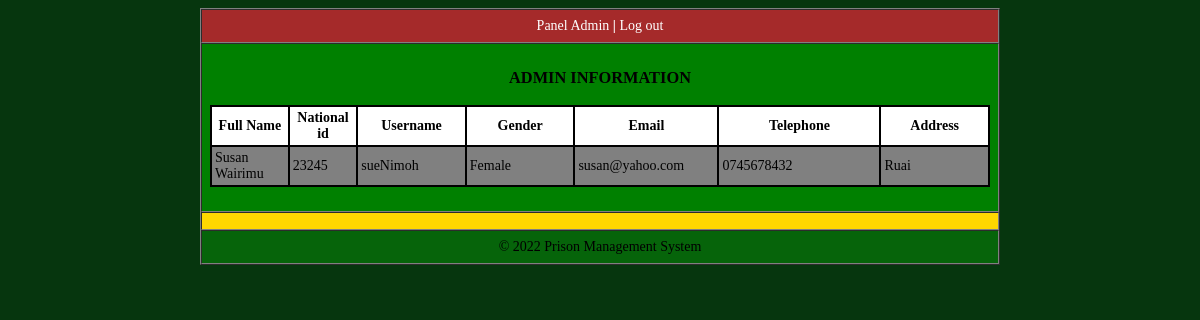
Page /admin/viewadmin.php on the committed database.
### tables this page shows
CREATE TABLE admin_tbl
(
  Admin_Id varchar(12) NOT NULL ,
  Admin_Name varchar(50) NOT NULL,
  Usename varchar(30) NOT NULL,
  Gender varchar(20),
  Email varchar(100),
  Telephone varchar(15),
  Address varchar(50),
  Admin_Password varchar(30) NOT NULL,
  PRIMARY KEY (Admin_Id)
);

### admin/viewadmin.php (the view, shortened to what this page needs)
<!DOCTYPE html>
<html>
<head>
    <link rel="stylesheet" media="screen" href="login.css">
</head>
<body>
    <table align='center' border='1' bgcolor='green' width='800' cellpadding='8' cellspacing='0' height='200'>
        <tr>
            <td align="center" border='1' bgcolor='brown'>
                <a href="adminpanel.php" target="_parent">Panel Admin <b>|</b></a>
                <a href="../index.php" target="_parent">Log out</a>
            </td>
        </tr>
        <tr>
            <td bgcolor='green' align='center'>
                <?php
                $host = "localhost";
                $username = "prison";
                $password = "prison123.";
                $db_name = "prison_system";
                $tbl_name = "admin_tbl";
                $con = mysqli_connect($host, $username, $password, $db_name);
                mysqli_select_db($con, "$db_name") or die("cannot connect");
                $sel = mysqli_query($con, "SELECT * from $tbl_name ORDER BY Admin_Name ASC");
                echo "<table align='center' width='100%' border='0' cellpadding='3' cellspacing='2' bgcolor='black'>
<caption><h3>ADMIN INFORMATION</h3></caption>
<tr bgcolor='white'>
<th width='3%'>Full Name</th>
<th width='3%'>National id</th>
<th width='10%'>Username</th>
<th width='10%'>Gender</th>
<th width='10%'>Email</th>
<th width='15%'>Telephone</th>
<th width='10%'>Address</th>
</tr>";
                while ($row = mysqli_fetch_array($sel)) {
                    echo "<tr bgcolor='grey'>";
                    echo  "<td width='7%'>" . $row['Admin_Name'] . "</td>";
                    echo  "<td width='3%'>" . $row['Admin_Id'] . "</td>";
                    echo  "<td width='7%'>" . $row['Usename'] . "</td>";
                    echo  "<td width='7%'>" . $row['Gender'] . "</td>";
                    echo  "<td width='10%'>" . $row['Email'] . "</td>";
                    echo  "<td width='10%'>" . $row['Telephone'] . "</td>";
                    echo  "<td width='10%'>" . $row['Address'] . "</td>";
                    echo "</tr>";
                }
                echo "</table>";
                ?>
                <br />
            </td>
        </tr>
        <tr>
            <td align='center' bgcolor='gold' height='1'><?php
                                                            include("footer.php");
                                                            ?>
            </td>
        </tr>
    </table>
</body>
</head>
</html>

### admin/login.css (style rules this page uses)
* { box-sizing: border-box; }
body { font-size: 14px; font-family: Georgia, 'Times New Roman', Times, serif; background: rgb(6, 54, 14); }
a { color: #fff; text-decoration: none; cursor: pointer; }

### rows in the picture
admin_tbl: Admin_Name "Susan Wairimu", Admin_Id "23245", Usename "sueNimoh", Gender "Female", Email "susan@yahoo.com", Telephone "0745678432", Address "Ruai"
